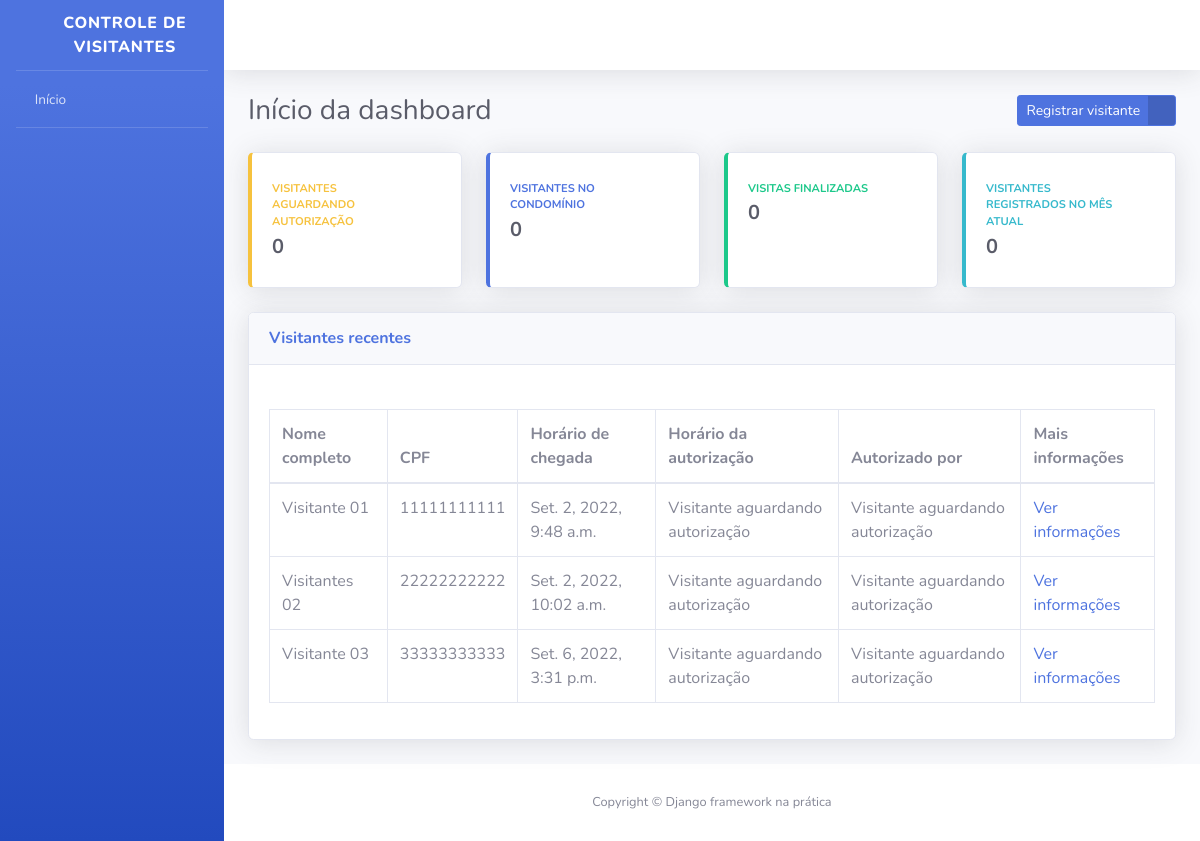
The app's page /, older data.
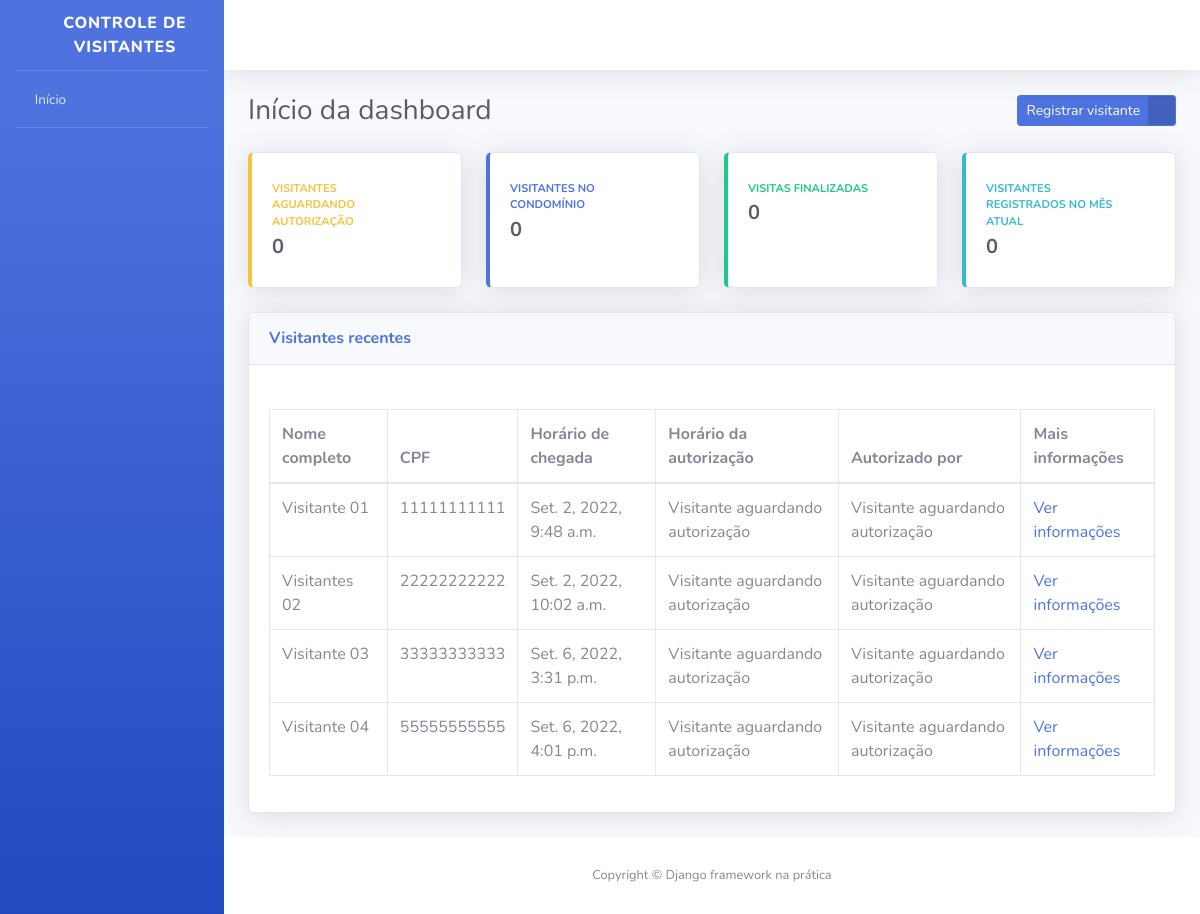
The same page, newer data.
### visitantes/models.py (models this page shows, shortened)
class Visitante(models.Model):
    STATUS_VISITANTE = [
        ("AGUARDANDO","Aguardando autorização"),
        ("EM_VISITA","Em visita"),
        ("FINALIZADO","Visita finalizada")
    ]
    status = models.CharField(
        verbose_name="Status",
        max_length=10,
        choices=STATUS_VISITANTE,
        default="AGUARDANDO"
    )
    nome_completo = models.CharField(
        verbose_name="Nome completo",
        max_length=194
    )
    cpf = models.CharField(
        verbose_name="CPF",
        max_length=11
    )
    data_nascimento = models.DateField(
        verbose_name="Data de nascimento",
        auto_now_add=False,
        auto_now=False,
    )
    numero_casa = models.PositiveSmallIntegerField(
        verbose_name="Número da casa a ser visitada",
    )
    placa_veiculo = models.CharField(
        verbose_name="Placa de veiculo",
        max_length=7,
        blank=True,
        null=True,
    )
    horario_chegada = models.DateTimeField(
        verbose_name="Horário de chegada na portaria",
        auto_now_add=True
    )
    horario_saida = models.DateField(
        verbose_name="Horario de saída do condomínio",
        auto_now=False,
        blank=True,
        null=True
    )
    horario_autorizacao = models.DateField(
        verbose_name="Horário de autorização de entrada",
        auto_now=False,
        blank=True,
        null=True,
    )
    morador_responsavel = models.CharField(
        verbose_name="Nome do morador responsável por autorizar a entrada do visitante",
        max_length=194,
        blank=True,
    )
    registrado_por = models.ForeignKey(
        "porteiros.Porteiro",
        verbose_name="Porteiro responsável pelo registro",
        on_delete=models.PROTECT
    )
    def get_horario_autorizacao(self):
        if self.horario_autorizacao:
            return self.horario_autorizacao
        return "Visitante aguardando autorização"
    def get_morador_responsavel(self):
        if self.morador_responsavel:
            return self.morador_responsavel
        return "Visitante aguardando autorização"
    class Meta:
        verbose_name = "Visitante"
        verbose_name_plural = "Visitantes"
        db_table = "visitante"

### usuarios/views.py (the view)
# urls.py: path("", index, name="index",),
def index(request):
    todos_visitantes = Visitante.objects.all(
    )
    context = {
        "nome_pagina": "Início da dashboard",
        "todos_visitantes": todos_visitantes,
    }
    return render(request, "index.html", context)

### templates/index.html (shortened to what this page needs)
{% extends "base.html" %}
{% block conteudo %}
<div class="container-fluid">
    <div class="d-sm-flex align-items-center justify-content-between mb-4">
        <h1 class="h3 mb-0 text-gray-800">{{ nome_pagina }}</h1>
        <a href="{% url 'registrar_visitante' %}" class="btn btn-primary btn-icon-split btn-sm">
            <span class="text">Registrar visitante</span>
            <span class="icon text-white-50">
                <i class="fas fa-user-plus"></i>
            </span>
        </a>
    </div>
    <div class="row">
        <div class="col-xl-3 col-md-6 mb-4">
            <div class="card border-left-warning shadow h-100 py-2">
                <div class="card-body">
                    <div class="row no-gutters align-items-center">
                        <div class="col mr-2">
                            <div class="text-xs font-weight-bold text-warning text-uppercase mb-1">Visitantes aguardando autorização</div>
                            <div class="h5 mb-0 font-weight-bold text-gray-800">0</div>
                        </div>
                        <div class="col-auto">
                            <i class="fas fa-user-lock fa-2x text-gray-300"></i>
                        </div>
                    </div>
                </div>
            </div>
        </div>
        <div class="col-xl-3 col-md-6 mb-4">
            <div class="card border-left-primary shadow h-100 py-2">
                <div class="card-body">
                    <div class="row no-gutters align-items-center">
                        <div class="col mr-2">
                            <div class="text-xs font-weight-bold text-primary text-uppercase mb-1">Visitantes no condomínio</div>
                            <div class="h5 mb-0 font-weight-bold text-gray-800">0</div>
                        </div>
                        <div class="col-auto">
                            <i class="fas fa-user-clock fa-2x text-gray-300"></i>
                        </div>
                    </div>
                </div>
            </div>
        </div>
        <div class="col-xl-3 col-md-6 mb-4">
            <div class="card border-left-success shadow h-100 py-2">
                <div class="card-body">
                    <div class="row no-gutters align-items-center">
                        <div class="col mr-2">
                            <div class="text-xs font-weight-bold text-success text-uppercase mb-1">Visitas finalizadas</div>
                            <div class="h5 mb-0 font-weight-bold text-gray-800">0</div>
                        </div>
                        <div class="col-auto">
                            <i class="fas fa-user-check fa-2x text-gray-300"></i>
                        </div>
                    </div>
                </div>
            </div>
        </div>
        <div class="col-xl-3 col-md-6 mb-4">
            <div class="card border-left-info shadow h-100 py-2">
                <div class="card-body">
                    <div class="row no-gutters align-items-center">
                        <div class="col mr-2">
                            <div class="text-xs font-weight-bold text-info text-uppercase mb-1">Visitantes registrados no mês atual</div>
                            <div class="h5 mb-0 font-weight-bold text-gray-800">0</div>
                        </div>
                        <div class="col-auto">
                            <i class="fas fa-users fa-2x text-gray-300"></i>
                        </div>
                    </div>
                </div>
            </div>
        </div>
    </div>
    <div class="card shadow mb-4">
        <div class="card-header py-3 d-sm-flex align-items-center justify-content-between mb-4">
            <h6 class="m-0 font-weight-bold text-primary">Visitantes recentes</h6>
        </div>
        <div class="card-body">
            <div class="table-responsive">
                <table class="table table-bordered">
                    <thead>
                        <th>Nome completo</th>
                        <th>CPF</th>
                        <th>Horário de chegada</th>
                        <th>Horário da autorização</th>
                        <th>Autorizado por</th>
                        <th>Mais informações</th>
                    </thead>
                    <tbody>
                        {% for visitante in todos_visitantes %}
                            <tr>
                                <td>{{ visitante.nome_completo }}</td>
                                <td>{{ visitante.cpf }}</td>
                                <td>{{ visitante.horario_chegada }}</td>
                                <td>{{ visitante.get_horario_autorizacao }}</td>
                                <td>{{ visitante.get_morador_responsavel }}</td>
                                <td>
                                    <a href="{% url 'informacoes_visitante' id=visitante.id %}">
                                        Ver informações
                                    </a>
                                </td>
                            </tr>
                        {% endfor %}
                    </tbody>
                </table>
            </div>
        </div>
    </div>
</div>
{% endblock conteudo %}

### templates/base.html (shortened to what this page needs)
<!DOCTYPE html>
{% load static %}
<html lang="pt-br">
    <head>
        <link href="{% static 'css/sb-admin-2.min.css' %}" rel="stylesheet">
        <link href="{% static 'vendor/fontawesome-free/css/all.min.css' %}" rel="stylesheet" type="text/css">
    </head>
    <body id="page-top">
        <div id="wrapper">
            <ul class="navbar-nav bg-gradient-primary sidebar sidebar-dark accordion" id="accordionSidebar">
                <a class="sidebar-brand d-flex align-items-center justify-content-center" href="#">
                    <div class="sidebar-brand-icon rotate-n-15">
                        <i class="fas fa-user-shield"></i>
                    </div>
                    <div class="sidebar-brand-text">Controle de Visitantes</div>
                </a>
                <hr class="sidebar-divider my-0">
                <li class="nav-item">
                    <a class="nav-link" href="{% url 'index' %}">
                        <i class="fas fa-home"></i>
                        <span>Início</span>
                    </a>
                </li>
                <hr class="sidebar-divider">
            </ul>
            <div id="content-wrapper" class="d-flex flex-column">
                <div id="content">
                    <nav class="navbar navbar-expand navbar-light bg-white topbar mb-4 static-top shadow">
                        <ul class="navbar-nav ml-auto">
                            <li class="nav-item dropdown no-arrow">
                                <a class="nav-link dropdown-toggle" href="#" id="userDropdown" role="button" data-toggle="dropdown" aria-haspopup="true" aria-expanded="false">
                                    <span class="mr-2 d-none d-lg-inline text-gray-800 small">
                                        <i class="fas fa-cog"></i>
                                    </span>
                                </a>
                            </li>
                        </ul>
                    </nav>
                    {% block conteudo %} {% endblock conteudo %}
                    <footer class="sticky-footer bg-white">
                        <div class="container my-auto">
                            <div class="copyright text-center my-auto">
                                <span>Copyright © Django framework na prática</span>
                            </div>
                        </div>
                    </footer>
                </div>
            </div>
        </div>
    </body>
</html>

Row changes from the older to the newer data that the page shows:
added Visitante: nome_completo "Visitante 04", cpf "55555555555", horario_chegada "Set. 6, 2022, 4:01 p.m.", get_horario_autorizacao "Visitante aguardando autorização", get_morador_responsavel "Visitante aguardando autorização"
